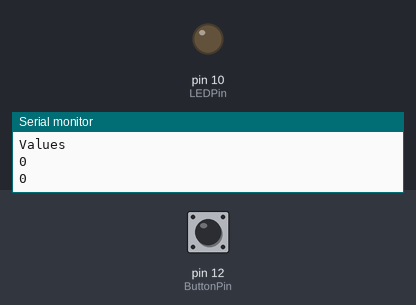
This sketch was run on a simulated Arduino Uno, built with avr-gcc and run on an emulated ATmega328P. Parts: output pins drawn as LEDs (lit = HIGH), the last lines printed to the serial monitor. The test bench sets the inputs (shaded band); at power-on: pin 12 (ButtonPin) LOW.

Above: at 1.2 s.
1.3 s: pin 12 (ButtonPin) pulled HIGH for 0.15 s
At 2.0 s:
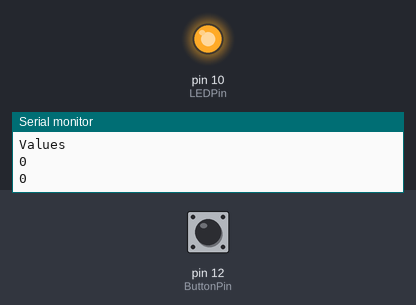
2.9 s: pin 12 (ButtonPin) pulled HIGH for 1 s
At 3.4 s:
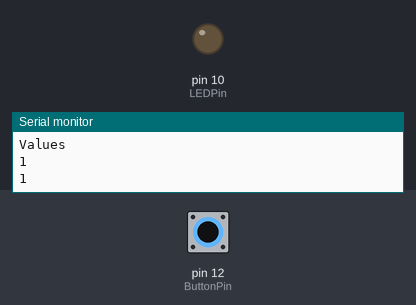
5.4 s: pin 12 (ButtonPin) pulled HIGH for 3.2 s
At 6.7 s:
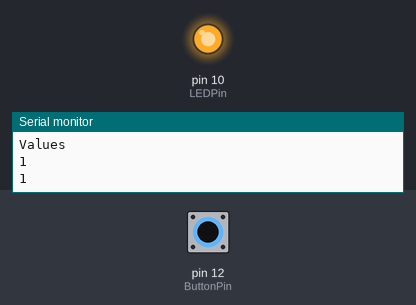
Timing chart, 0 to 8.4 s (numbered marks = the images above; inputs shaded):
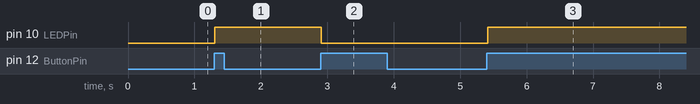

Measured:
- after the input at 1.3 s, pin 10 (LEDPin): LOW → HIGH at once
- after the input at 2.9 s, pin 10 (LEDPin): HIGH → LOW at once
- after the input at 5.4 s, pin 10 (LEDPin): LOW → HIGH at once

The sketch:

ToggleButtonTutorial.ino
```cpp
int LEDState=0;
int LEDPin=10;
int ButtonPin =12;
int buttonNew;
int buttonOld=1;
int dt=100;

void setup() {
  // put your setup code here, to run once:
  Serial.begin(9600);
  pinMode(LEDPin,OUTPUT);
  pinMode(ButtonPin,INPUT);


}

void loop() {
  // put your main code here, to run repeatedly:
  buttonNew= digitalRead(ButtonPin);

  Serial.println("Values");
  Serial.println(buttonOld);
  Serial.println(buttonNew);

  if (buttonOld==0 && buttonNew==1){
    if (LEDState == 0){
      digitalWrite(LEDPin,HIGH);
      LEDState=1;
    }
    else{
      digitalWrite(LEDPin,LOW);
      LEDState=0;
    }

  }
  buttonOld=buttonNew;
  delay(dt);

}
```
